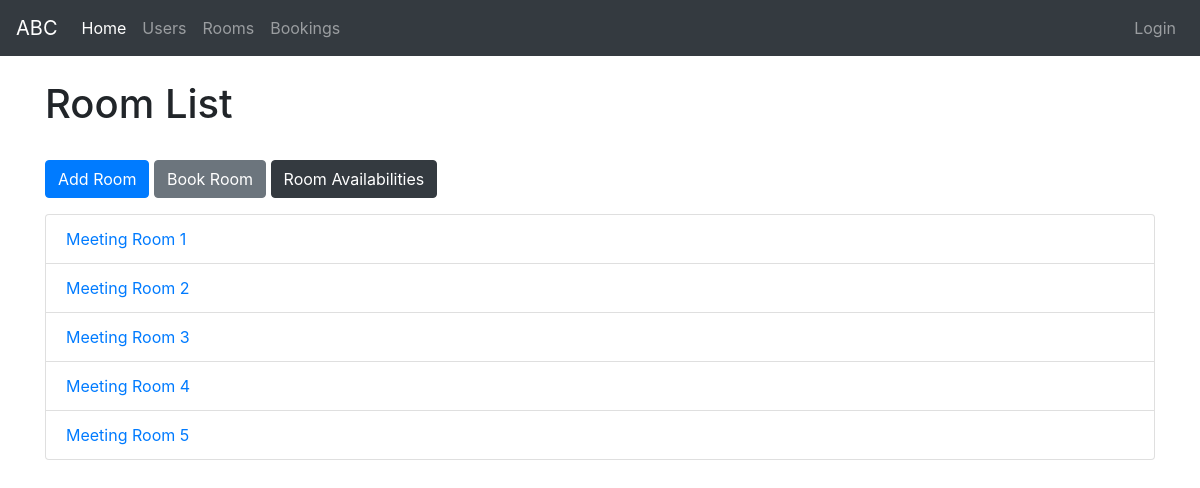
Page /roombooking/rooms/ on the committed database.
### roombooking/models.py (models this page shows, shortened)
class Room(models.Model):
    name = models.CharField(max_length=255)
    dateadded = models.DateTimeField(auto_now_add=True)
    def get_absolute_url(self):
        return reverse('room-detail', args=[str(self.id)])

### roombooking/views.py (the view)
# urls.py: path('rooms/', views.RoomListView.as_view(), name='rooms'),
class RoomListView(generic.ListView):
    model = Room

### roombooking/templates/roombooking/room_list.html
{% extends "base_generic.html" %}
{% block content %}
<div class="">
  <h1>Room List</h1>
  <br>
  <a href="{% url 'room-create' %}"><button class="btn btn-primary mb-3" >Add Room</button></a>
  <a href="{% url 'booking-create' %}"><button class="btn btn-secondary mb-3" >Book Room</button></a>
  <a href="{% url 'rooms-availabilities' %}"><button class="btn btn-dark mb-3" >Room Availabilities</button></a>
  {% if room_list %}
  <ul class="list-group">
    {% for room in room_list %}
      <li class="list-group-item">
        <a href="{{ room.get_absolute_url }}">{{ room.name }}</a>
      </li>
    {% endfor %}
  </ul>
  {% else %}
    <p>There are no rooms in the library.</p>
  {% endif %}
</div>
{% endblock %}

### rows in the picture
Room: name "Meeting Room 1"
Room: name "Meeting Room 2"
Room: name "Meeting Room 3"
Room: name "Meeting Room 4"
Room: name "Meeting Room 5"
